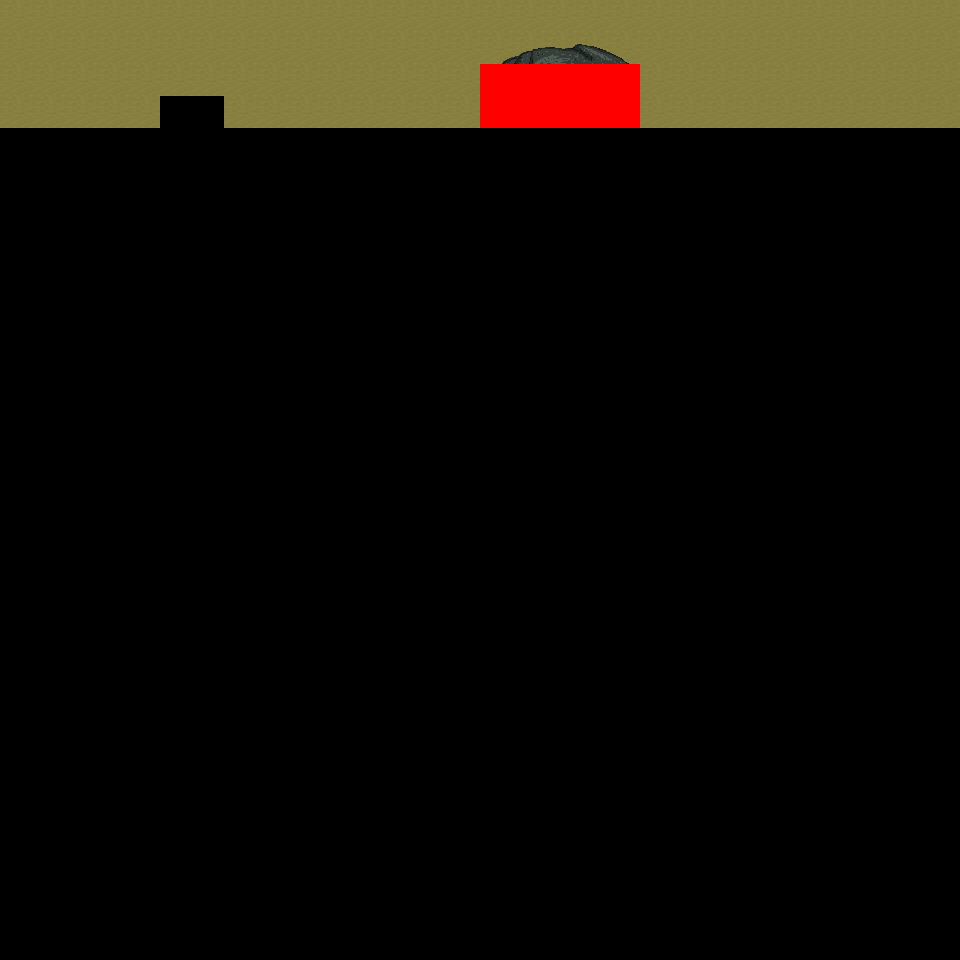

A level layout from a 2D game, rendered from its tile map. Below: a short description, then the map file with tile-grid data replaced by summaries:
An orthogonal 30x30 tile map with 32x32 px tiles, 6 tile layers (Ground, Object, Object2, Above, ...), 7 tilesets and 3 objects (3x mapExit).

<map version="1.0" orientation="orthogonal" renderorder="right-down" width="30" height="30" tilewidth="32" tileheight="32" nextobjectid="4">
  <tileset firstgid="1" name="tileset_logic_collision" tilewidth="32" tileheight="32" tilecount="1" columns="1">
    <image source="../drawable/tileset_logic_collision.png" width="32" height="32" />
  </tileset>
  <tileset firstgid="2" name="tileset_ground_ground" tilewidth="32" tileheight="32" tilecount="33" columns="3">
    <image source="../drawable/tileset_ground_ground.png" width="96" height="352" />
  </tileset>
  <tileset firstgid="35" name="tileset_ground_ridge_earth_dark" tilewidth="32" tileheight="32" tilecount="96" columns="12">
    <image source="../drawable/tileset_ground_ridge_earth_dark.png" width="384" height="256" />
  </tileset>
  <tileset firstgid="131" name="tileset_ground_rock_huge_boulder" tilewidth="32" tileheight="32" tilecount="20" columns="5">
    <image source="../drawable/tileset_ground_rock_huge_boulder.png" width="160" height="128" />
  </tileset>
  <tileset firstgid="151" name="tileset_ground_ladder_vertical_pale" tilewidth="32" tileheight="32" tilecount="5" columns="5">
    <image source="../drawable/tileset_ground_ladder_vertical_pale.png" width="160" height="32" />
  </tileset>
  <tileset firstgid="156" name="tileset_building_fence_wooden_brown_fence" tilewidth="32" tileheight="32" tilecount="42" columns="7">
    <image source="../drawable/tileset_building_fence_wooden_brown_fence.png" width="224" height="192" />
  </tileset>
  <tileset firstgid="198" name="tileset_furniture_table_wooden_rectangular" tilewidth="32" tileheight="32" tilecount="9" columns="3">
    <image source="../drawable/tileset_furniture_table_wooden_rectangular.png" width="96" height="96" />
  </tileset>
  <layer name="Ground" width="30" height="30">
    <data>[900 cells, 118 non-empty, 7 distinct tile ids]</data>
  </layer>
  <layer name="Object" width="30" height="30">
    <data>[900 cells, 4 non-empty, 4 distinct tile ids]</data>
  </layer>
  <layer name="Object2" width="30" height="30">
    <data>[900 cells, 0 non-empty, 0 distinct tile ids]</data>
  </layer>
  <layer name="Above" width="30" height="30">
    <data>[900 cells, 5 non-empty, 5 distinct tile ids]</data>
  </layer>
  <layer name="Above2" width="30" height="30">
    <data>[900 cells, 0 non-empty, 0 distinct tile ids]</data>
  </layer>
  <layer name="Walkable" width="30" height="30">
    <data>[900 cells, 10 non-empty, 1 distinct tile ids]</data>
  </layer>
  <objectgroup name="MapEvents">
    <object id="1" name="north" type="mapExit" x="0" y="0" width="960" height="32">
      <properties>
        <property name="map" value="level_0_x82_y1" />
        <property name="x" value="0" />
        <property name="y" value="28" />
      </properties>
    </object>
    <object id="2" name="west" type="mapExit" x="0" y="0" width="32" height="960">
      <properties>
        <property name="map" value="level_0_x81_y2" />
        <property name="x" value="28" />
        <property name="y" value="0" />
      </properties>
    </object>
    <object id="3" name="east" type="mapExit" x="928" y="0" width="32" height="960">
      <properties>
        <property name="map" value="level_0_x83_y2" />
        <property name="x" value="1" />
        <property name="y" value="0" />
      </properties>
    </object>
  </objectgroup>
</map>
